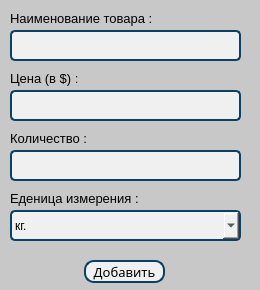
<?xml version="1.0" encoding="UTF-8"?>
<ui version="4.0">
 <class>Form</class>
 <widget class="QWidget" name="Form">
  <property name="windowModality">
   <enum>Qt::NonModal</enum>
  </property>
  <property name="enabled">
   <bool>true</bool>
  </property>
  <property name="geometry">
   <rect>
    <x>0</x>
    <y>0</y>
    <width>260</width>
    <height>290</height>
   </rect>
  </property>
  <property name="sizePolicy">
   <sizepolicy hsizetype="Preferred" vsizetype="Preferred">
    <horstretch>0</horstretch>
    <verstretch>0</verstretch>
   </sizepolicy>
  </property>
  <property name="windowTitle">
   <string>Добавление товара</string>
  </property>
  <widget class="QLabel" name="label">
   <property name="geometry">
    <rect>
     <x>-4</x>
     <y>-8</y>
     <width>271</width>
     <height>341</height>
    </rect>
   </property>
   <property name="styleSheet">
    <string notr="true">QLabel{
color: black;
                       background-color:rgb(200, 200, 200);   
border-radius:5px;                     /* &lt;----  20px  */ 
}

</string>
   </property>
   <property name="text">
    <string/>
   </property>
  </widget>
  <widget class="QPushButton" name="pushButton">
   <property name="geometry">
    <rect>
     <x>84</x>
     <y>260</y>
     <width>81</width>
     <height>23</height>
    </rect>
   </property>
   <property name="font">
    <font>
     <family>Bahnschrift Condensed</family>
     <pointsize>10</pointsize>
     <weight>50</weight>
     <bold>false</bold>
    </font>
   </property>
   <property name="styleSheet">
    <string notr="true">QPushButton{color: black;
                       background-color:rgb(240,240,240);   
border-radius: 10px;                     /* &lt;----  20px  */ 
border: 2px solid #094065;
                                      
}
QPushButton:hover {
 background:rgb(202, 219, 255);
transition: 1s;
}
</string>
   </property>
   <property name="text">
    <string>Добавить</string>
   </property>
   <property name="icon">
    <iconset>
     <normaloff>icons/login_FILL0_wght400_GRAD0_opsz48.svg</normaloff>icons/login_FILL0_wght400_GRAD0_opsz48.svg</iconset>
   </property>
  </widget>
  <widget class="QLabel" name="label_4">
   <property name="geometry">
    <rect>
     <x>10</x>
     <y>10</y>
     <width>141</width>
     <height>16</height>
    </rect>
   </property>
   <property name="font">
    <font>
     <pointsize>10</pointsize>
    </font>
   </property>
   <property name="text">
    <string>Наименование товара :</string>
   </property>
  </widget>
  <widget class="QLineEdit" name="lineEdit_1">
   <property name="geometry">
    <rect>
     <x>10</x>
     <y>30</y>
     <width>231</width>
     <height>31</height>
    </rect>
   </property>
   <property name="font">
    <font>
     <family>Bahnschrift Condensed</family>
     <pointsize>10</pointsize>
    </font>
   </property>
   <property name="styleSheet">
    <string notr="true">
QLineEdit {
color: black;
                       background-color:rgb(240,240,240);   
border-radius: 5px;                    
border: 2px solid #094065;
}
</string>
   </property>
   <property name="text">
    <string/>
   </property>
   <property name="frame">
    <bool>true</bool>
   </property>
   <property name="echoMode">
    <enum>QLineEdit::Normal</enum>
   </property>
   <property name="dragEnabled">
    <bool>false</bool>
   </property>
   <property name="readOnly">
    <bool>false</bool>
   </property>
   <property name="placeholderText">
    <string/>
   </property>
  </widget>
  <widget class="QLineEdit" name="lineEdit_2">
   <property name="geometry">
    <rect>
     <x>10</x>
     <y>90</y>
     <width>231</width>
     <height>31</height>
    </rect>
   </property>
   <property name="font">
    <font>
     <family>Bahnschrift Condensed</family>
     <pointsize>10</pointsize>
    </font>
   </property>
   <property name="styleSheet">
    <string notr="true">
QLineEdit {
color: black;
                       background-color:rgb(240,240,240);   
border-radius: 5px;                    
border: 2px solid #094065;
}
</string>
   </property>
   <property name="text">
    <string/>
   </property>
   <property name="frame">
    <bool>true</bool>
   </property>
   <property name="echoMode">
    <enum>QLineEdit::Normal</enum>
   </property>
   <property name="dragEnabled">
    <bool>false</bool>
   </property>
   <property name="readOnly">
    <bool>false</bool>
   </property>
   <property name="placeholderText">
    <string/>
   </property>
  </widget>
  <widget class="QLabel" name="label_5">
   <property name="geometry">
    <rect>
     <x>10</x>
     <y>70</y>
     <width>141</width>
     <height>16</height>
    </rect>
   </property>
   <property name="font">
    <font>
     <pointsize>10</pointsize>
    </font>
   </property>
   <property name="text">
    <string>Цена (в $) :</string>
   </property>
  </widget>
  <widget class="QLineEdit" name="lineEdit_3">
   <property name="geometry">
    <rect>
     <x>10</x>
     <y>150</y>
     <width>231</width>
     <height>31</height>
    </rect>
   </property>
   <property name="font">
    <font>
     <family>Bahnschrift Condensed</family>
     <pointsize>10</pointsize>
    </font>
   </property>
   <property name="styleSheet">
    <string notr="true">
QLineEdit {
color: black;
                       background-color:rgb(240,240,240);   
border-radius: 5px;                    
border: 2px solid #094065;
}
</string>
   </property>
   <property name="text">
    <string/>
   </property>
   <property name="frame">
    <bool>true</bool>
   </property>
   <property name="echoMode">
    <enum>QLineEdit::Normal</enum>
   </property>
   <property name="dragEnabled">
    <bool>false</bool>
   </property>
   <property name="readOnly">
    <bool>false</bool>
   </property>
   <property name="placeholderText">
    <string/>
   </property>
  </widget>
  <widget class="QLabel" name="label_6">
   <property name="geometry">
    <rect>
     <x>10</x>
     <y>130</y>
     <width>141</width>
     <height>16</height>
    </rect>
   </property>
   <property name="font">
    <font>
     <pointsize>10</pointsize>
    </font>
   </property>
   <property name="text">
    <string>Количество :</string>
   </property>
  </widget>
  <widget class="QLabel" name="label_7">
   <property name="geometry">
    <rect>
     <x>10</x>
     <y>190</y>
     <width>141</width>
     <height>16</height>
    </rect>
   </property>
   <property name="font">
    <font>
     <pointsize>10</pointsize>
    </font>
   </property>
   <property name="text">
    <string>Еденица измерения :</string>
   </property>
  </widget>
  <widget class="QComboBox" name="comboBox">
   <property name="geometry">
    <rect>
     <x>10</x>
     <y>210</y>
     <width>231</width>
     <height>31</height>
    </rect>
   </property>
   <property name="styleSheet">
    <string notr="true">
color: black;
                       background-color:rgb(240,240,240);   
border-radius: 5px;                    
border: 2px solid #094065;
</string>
   </property>
   <item>
    <property name="text">
     <string>кг.</string>
    </property>
   </item>
   <item>
    <property name="text">
     <string>г.</string>
    </property>
   </item>
   <item>
    <property name="text">
     <string>л.</string>
    </property>
   </item>
   <item>
    <property name="text">
     <string>мл.</string>
    </property>
   </item>
   <item>
    <property name="text">
     <string>шт.</string>
    </property>
   </item>
  </widget>
 </widget>
 <resources/>
 <connections/>
</ui>
